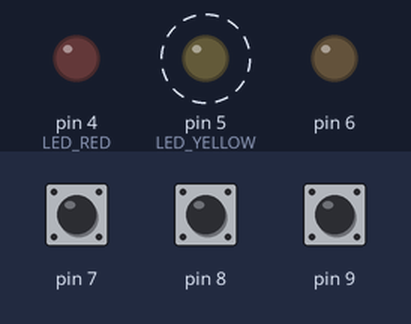
The sketch below on a simulated Arduino Uno, built with avr-gcc and run on an emulated ATmega328P. On the bench: output pins drawn as LEDs (lit = HIGH). Dashed ring = blinking. Inputs (shaded band) come from the test bench; at power-on: pin 7 HIGH, pin 9 HIGH, pin 8 HIGH.

Above: at 1.2 s.
1.3 s: pin 7 pulled LOW for 0.15 s
At 2.72 s:
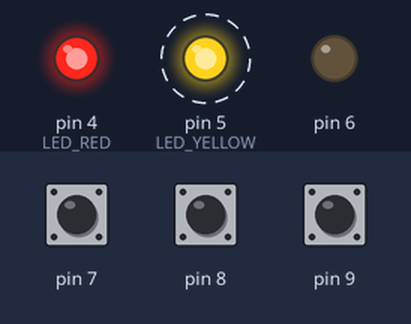
4.4 s: pin 9 pulled LOW for 0.15 s
At 4.7 s:
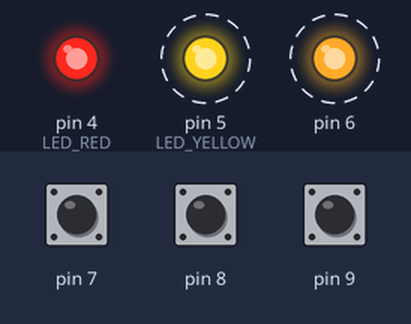
7.4 s: pin 8 pulled LOW for 0.15 s
At 7.67 s:
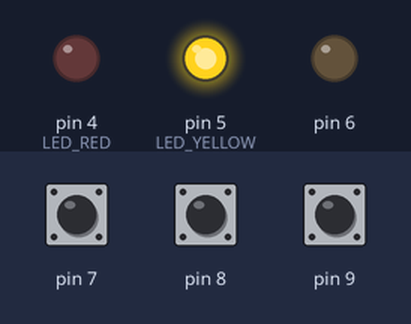
9.0 s: pin 8 pulled LOW for 1 s
At 10.15 s:
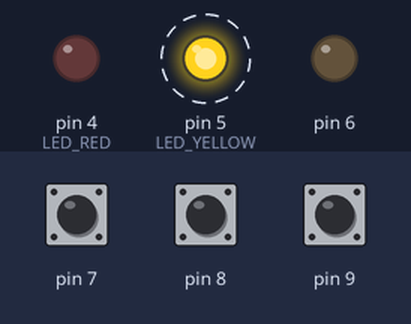
13.0 s: pin 8 pulled LOW for 3.2 s
At 14.1 s:
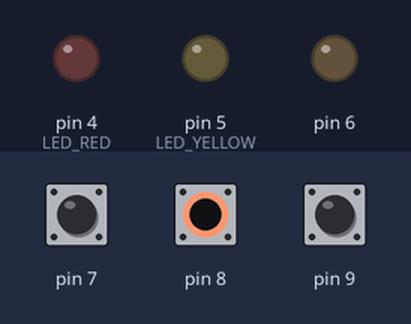
17.7 s: pin 7 driven LOW and pin 9 driven LOW
At 18.07 s:
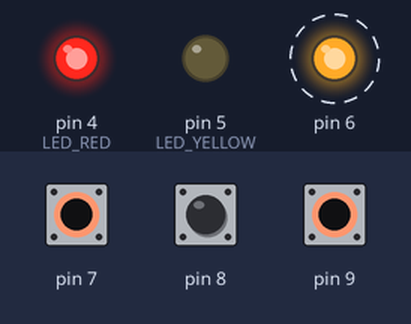
Timing chart, 0 to 21.7 s (numbered marks = the images above; inputs shaded):
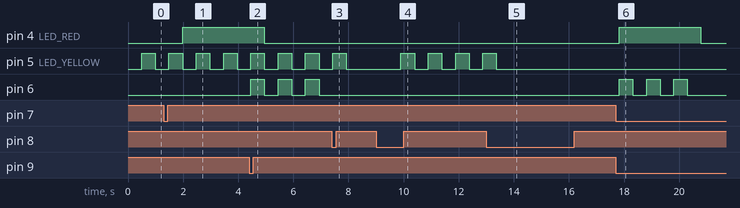

The sketch:

17_0077_0107.ino
```cpp
#include <Arduino_FreeRTOS.h>
#include <queue.h>

// Define LED
#define LED_RED 4
#define LED_YELLOW 5
#define LED_GREEN 6

// Define Button
#define BUTTON_RED 7
#define BUTTON_YELLOW 8
#define BUTTON_GREEN 9

// Defin Delay
#define Delay(x) vTaskDelay(pdMS_TO_TICKS(x))

QueueHandle_t RED_QUEUE;
QueueHandle_t YELLOW_QUEUE;
QueueHandle_t GREEN_QUEUE;

void setup()
{
    RED_QUEUE = xQueueCreate(10, sizeof(bool));
    YELLOW_QUEUE = xQueueCreate(10, sizeof(bool));
    GREEN_QUEUE = xQueueCreate(10, sizeof(bool));

    xTaskCreate(redTaskReceiver, "RED TASK RECIEVER", 128, (void *)LED_RED, 1, NULL);
    xTaskCreate(redTaskSender, "RED TASK SENDER", 128, (void *)BUTTON_RED, 1, NULL);
    xTaskCreate(yellowTaskReceiver, "YELLOW TASK RECIEVER", 128, (void *)LED_YELLOW, 1, NULL);
    xTaskCreate(yellowTaskSender, "YELLOW TASK SENDER", 128, (void *)BUTTON_YELLOW, 1, NULL);
    xTaskCreate(greenTaskReceiver, "GREEN TASK RECEIVER", 128, (void *)LED_GREEN, 1, NULL);
    xTaskCreate(greenTaskSender, "GREEN TASK SENDER", 128, (void *)BUTTON_GREEN, 1, NULL);
}

void redTaskSender(void *pvParameters)
{
    unsigned short button = (unsigned short)pvParameters;
    int is_button_pressed = false;

    pinMode(button, INPUT_PULLUP);

    while (true)
    {
        if (isButtonPressed(button) && !is_button_pressed)
        {
            is_button_pressed = true;

            xQueueSend(RED_QUEUE, &button, 0);
        }

        if (!isButtonPressed(button))
            is_button_pressed = false;

        Delay(50);
    }
}

void redTaskReceiver(void *pvParameters)
{

    unsigned short led = (unsigned short)pvParameters;

    pinMode(led, OUTPUT);

    unsigned short red_count = 0;

    while (true)
    {

        // REMOVE VALUE
        if (red_count > 0 && led == LED_RED)
            red_count--;

        bool is_received = false;

        // RECEIVE
        if (led == LED_RED)
            is_received = xQueueReceive(RED_QUEUE, NULL, 0);

        // IF RED LED RECEIVE
        if (is_received && led == LED_RED)
            red_count += 3;

        // RED LED CONDITION
        if (red_count > 0 && led == LED_RED)
            digitalWrite(LED_RED, HIGH);
        else if (!red_count && led == LED_RED)
            digitalWrite(LED_RED, LOW);

        Delay(1000);
    }
}

void yellowTaskSender(void *pvParameters)
{
    unsigned short button = (unsigned short)pvParameters;
    int is_button_pressed = false;

    pinMode(button, INPUT_PULLUP);

    while (true)
    {
        if (isButtonPressed(button) && !is_button_pressed)
        {
            is_button_pressed = true;
            xQueueSend(YELLOW_QUEUE, &button, 0);
        }
        if (!isButtonPressed(button))
            is_button_pressed = false;

        Delay(50);
    }
}

void yellowTaskReceiver(void *pvParameters)
{

    unsigned short led = (unsigned short)pvParameters;
    pinMode(led, OUTPUT);

    bool is_yellow_blink = true;
    bool yellow_blink = true;

    while (true)
    {

        bool is_received = false;
        if (led == LED_YELLOW)
            is_received = xQueueReceive(YELLOW_QUEUE, NULL, 0);

        // RECEIVE
        if (is_received && led == LED_YELLOW)
            is_yellow_blink = !is_yellow_blink;

        // YELLOW LED CONDITION
        if (is_yellow_blink && led == LED_YELLOW)
        {
            digitalWrite(LED_YELLOW, !yellow_blink);
            yellow_blink = !yellow_blink;
        }
        else if (!is_yellow_blink && led == LED_YELLOW)
        {
            digitalWrite(LED_YELLOW, LOW);
        }
        Delay(500);
    }
}

void greenTaskSender(void *pvParameters)
{
    unsigned short button = (unsigned short)pvParameters;
    int is_button_pressed = false;

    pinMode(button, INPUT_PULLUP);

    while (true)
    {
        if (isButtonPressed(button) && !is_button_pressed)
        {
            is_button_pressed = true;
            xQueueSend(GREEN_QUEUE, &button, 0);
        }

        if (!isButtonPressed(button))
        {
            is_button_pressed = false;
        }
        Delay(50);
    }
}

void greenTaskReceiver(void *pvParameters)
{
    unsigned short led = (unsigned short)pvParameters;

    pinMode(led, OUTPUT);

    unsigned short green_count = 0;

    while (true)
    {

        bool is_received = false;
        if (led == LED_GREEN)
            is_received = xQueueReceive(GREEN_QUEUE, NULL, 0);

        // RECEIVE
        if (is_received && led == LED_GREEN && green_count == 0)
            green_count = 6;

        if (green_count > 0 && green_count % 2 != 0 && led == LED_GREEN)
        {
            digitalWrite(led, LOW);
            green_count -= 1;
        }
        else if (green_count > 0 && green_count % 2 == 0 && led == LED_GREEN)
        {
            digitalWrite(led, HIGH);
            green_count -= 1;
        }

        Delay(500);
    }
}

bool isButtonPressed(int pin)
{
    Delay(10);
    if (digitalRead(pin) == LOW)
        return true;
    return false;
}

void loop() {}
```

Measured:
- after the input at 1.3 s, pin 4 (LED_RED): LOW → HIGH after 0.68 s
- after the input at 4.4 s, pin 6: alternates HIGH for 0.50 s and LOW for 0.50 s, starting after 0.06 s
- after the input at 7.4 s, pin 5 (LED_YELLOW): goes on until 7.9 s, then stays LOW
- after the input at 9.0 s, pin 5 (LED_YELLOW): alternates HIGH for 0.50 s and LOW for 0.50 s, starting after 0.90 s
- after the input at 13.0 s, pin 5 (LED_YELLOW): goes on until 13.4 s, then stays LOW
- after the input at 17.7 s, pin 4 (LED_RED): LOW → HIGH after 0.12 s, → LOW 3.0 s later; pin 6: alternates HIGH for 0.50 s and LOW for 0.50 s, 6 changes in all, then stays LOW, starting after 0.13 s
- by itself, pin 5 (LED_YELLOW): alternates HIGH for 0.50 s and LOW for 0.50 s
